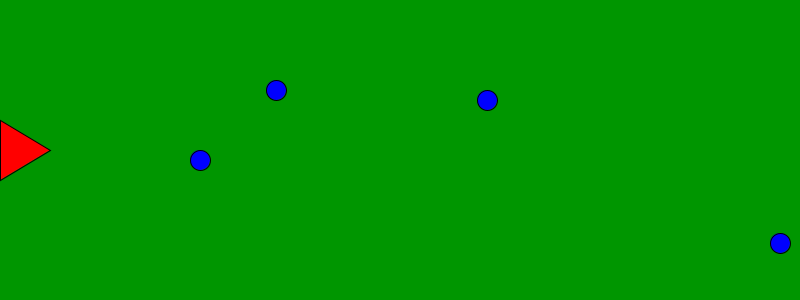
Frame 1 (no input)
Frame 60 (the mouse pressed at the canvas centre just before this capture): identical to frame 1, image omitted
Frame 120 (the mouse held since frame 60 and released just before this capture): identical to frame 1, image omitted

The Processing sketch that drew this single still picture (run headless with seeded random() and noise(); from frame 60 on, the mouse is pressed at the canvas centre):

// Processing sketch: processing_99338
// ── processing_99338.pde

//three coordinates for making the triangle
int x1 = 0;  int y1 = 120;
int x2 = 0;  int y2 = 180;
int x3 = 50; int y3 = 150;

void setup() {
  size(800,300);
  background(0,150,0);
}

void draw() {
  background(0,150,0);
  //makes red triangle at left egde of screen
  fill(255,0,0);
  Triangle playerTriangle = new Triangle(x1,y1,x2,y2,x3,y3);
  playerTriangle.display();
  
  //blue circles
  fill(0,0,255);
  ellipse(200,160,20,20);
  ellipse(487,100,20,20);
  ellipse(780,243,20,20);
  ellipse(276,90,20,20);
}
void keyPressed() {
    if(key == CODED) {
      //right arrow key pressed
      if(keyCode == RIGHT) {
        x1 += 5;
        x2 += 5;
        x3 += 5;
      }
      //right arrow key pressed and go on to next level
      else if(keyCode == RIGHT && x1 >= 800 && x2 >= 800) {
        x1 = 0;
        x2 = 0; 
      }
      //left arrow key pressed and cannot go off screen
      else if(keyCode == LEFT && x1 > 0 && x2 > 0) {
        x1 -= 5;
        x2 -= 5;
        x3 -= 5;
      }
      //up arrow key pressed and cannot go off screen
      else if(keyCode == UP && y1 > 0) {
        y1 -= 5;
        y2 -= 5;
        y3 -= 5;
      }
      //down arrow key pressed and cannot go off screen
      else if(keyCode == DOWN && y2 < height) {
       y1 += 5;
       y2 += 5;
       y3 += 5;
     }
   }
}
public class Triangle {
  public Triangle() {
  }
  public void render() {
    fill(255,0,0);
    beginShape();
    vertex(x1,y1);
    vertex(x2,y2);
    vertex(x3,y3);
    endShape();
  }
  Triangle(int a1, int b1, int a2, int b2, int a3, int b3) {
    x1 = a1; y1 = b1;
    x2 = a2; y2 = b2;
    x3 = a3; y3 = b3; 
  }

  void display() {
    triangle(x1,y1,x2,y2,x3,y3);
  }
}
